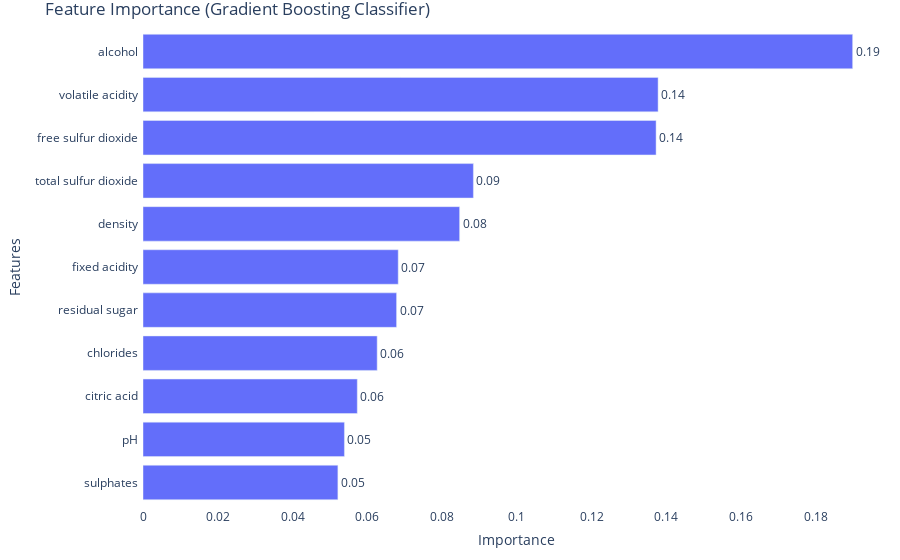

The code cell stored with this chart in its notebook:
### Markdown cell above
### Feature Importance Visualization

### Code cell
import plotly.graph_objs as go
import plotly.express as px


# Create a pandas DataFrame for easier plotting
importances_df = pd.DataFrame({'features': X.columns, 'importance': feature_importances})

# Sort the DataFrame by importance for better visualization
importances_df = importances_df.sort_values('importance', ascending=False)

# Create an interactive bar chart using Plotly Express
# Add a text column for displaying the importance values as data labels
fig = px.bar(importances_df, 
             x='importance', 
             y='features', 
             orientation='h',
             title='Feature Importance (Gradient Boosting Classifier)',
             text='importance')  # Specify the column to use for labels

# Update traces for better label formatting
fig.update_traces(texttemplate='%{text:.2f}',  # Format the label
                  textposition='outside')  # Position the label outside of the bar

# Enhance the layout
fig.update_layout(
    xaxis_title='Importance',
    yaxis_title='Features',
    yaxis={'categoryorder':'total ascending'},
    plot_bgcolor='rgba(0,0,0,0)',
    # Ensure there's enough space for the labels
    margin=dict(l=10, r=10, t=30, b=10, pad=4)
)

fig.show()

### Figure 1 — Plotly figure (JSON) as saved in the notebook; plotly's stock layout.template omitted (floating-point values rounded to 4 significant figures)
{"data": [{"alignmentgroup": "True", "hovertemplate": "importance=%{text}<br>features=%{y}<extra></extra>", "legendgroup": "", "marker": {"color": "#636efa", "pattern": {"shape": ""}}, "name": "", "offsetgroup": "", "orientation": "h", "showlegend": false, "text": [0.1898, 0.1378, 0.1372, 0.08838, 0.0847, 0.06827, 0.06783, 0.06264, 0.05732, 0.05388, 0.05213], "textposition": "outside", "texttemplate": "%{text:.2f}", "type": "bar", "x": [0.1898, 0.1378, 0.1372, 0.08838, 0.0847, 0.06827, 0.06783, 0.06264, 0.05732, 0.05388, 0.05213], "xaxis": "x", "y": ["alcohol", "volatile acidity", "free sulfur dioxide", "total sulfur dioxide", "density", "fixed acidity", "residual sugar", "chlorides", "citric acid", "pH", "sulphates"], "yaxis": "y"}], "layout": {"barmode": "relative", "legend": {"tracegroupgap": 0}, "margin": {"b": 10, "l": 10, "pad": 4, "r": 10, "t": 30}, "plot_bgcolor": "rgba(0,0,0,0)", "title": {"text": "Feature Importance (Gradient Boosting Classifier)"}, "xaxis": {"anchor": "y", "domain": [0, 1], "title": {"text": "Importance"}}, "yaxis": {"anchor": "x", "categoryorder": "total ascending", "domain": [0, 1], "title": {"text": "Features"}}}}
